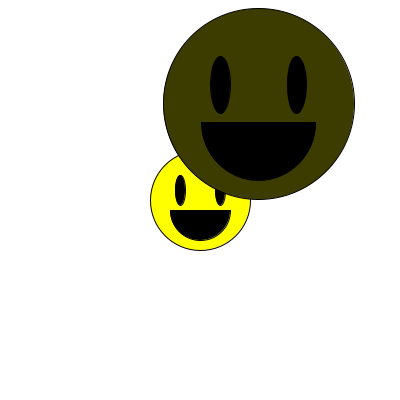
Frame 1 (no input)
Frame 60 (the mouse pressed at the canvas centre just before this capture): identical to frame 1, image omitted
Frame 120 (the mouse held since frame 60 and released just before this capture): identical to frame 1, image omitted

The Processing sketch that drew this single still picture (run headless with seeded random() and noise(); from frame 60 on, the mouse is pressed at the canvas centre):

// Processing sketch: overloading_smiley
// ── overloading_smiley.pde
Smiley s1;
Smiley s2;

void setup()
{
  size(400,400);
  
  //This uses the constructor that takes four arguments
  s1 = new Smiley(width/2,height/2,100,color(255,255,0));
  
  //This uses the constructor that takes NO arguments
  s2 = new Smiley();
}

void draw()
{
  background(255);
  
  s1.display();
  
  s2.display();
}

// ── Smiley.pde
class Smiley
{
  float x;
  float y;
  float r;
  color face;
  
  //This constructor allows us to build different instances of Smiley
  //with different values
  Smiley(float _x, float _y, float _r, color _face)
  {
    x = _x;
    y = _y;
    r = _r;
    face = _face;
  }
  
  //Overloading the constructor.  This one assignes random values within certain constraints to the Smiley object
  Smiley()
  {
    x = random(width);
    y = random(height);
    r = random(10,200);
    
    float temp = random(255);
    face = color(temp,temp,0);
  }
  
  //Draw Smiley to Screen
  void display()
  { 
    //Draw Main Head
    fill(face);
    ellipse(x,y,r,r);
    
    //Draw Eyes
    fill(0);
    ellipse(x - r/5,y - r/10,r/10,r*3/10);
    ellipse(x + r/5,y - r/10,r/10,r*3/10);
    
    //Draw Mouth
    arc(x,y + r/10,r*3/5,r*3/5,0,PI,CHORD);
  }
  
  
}
